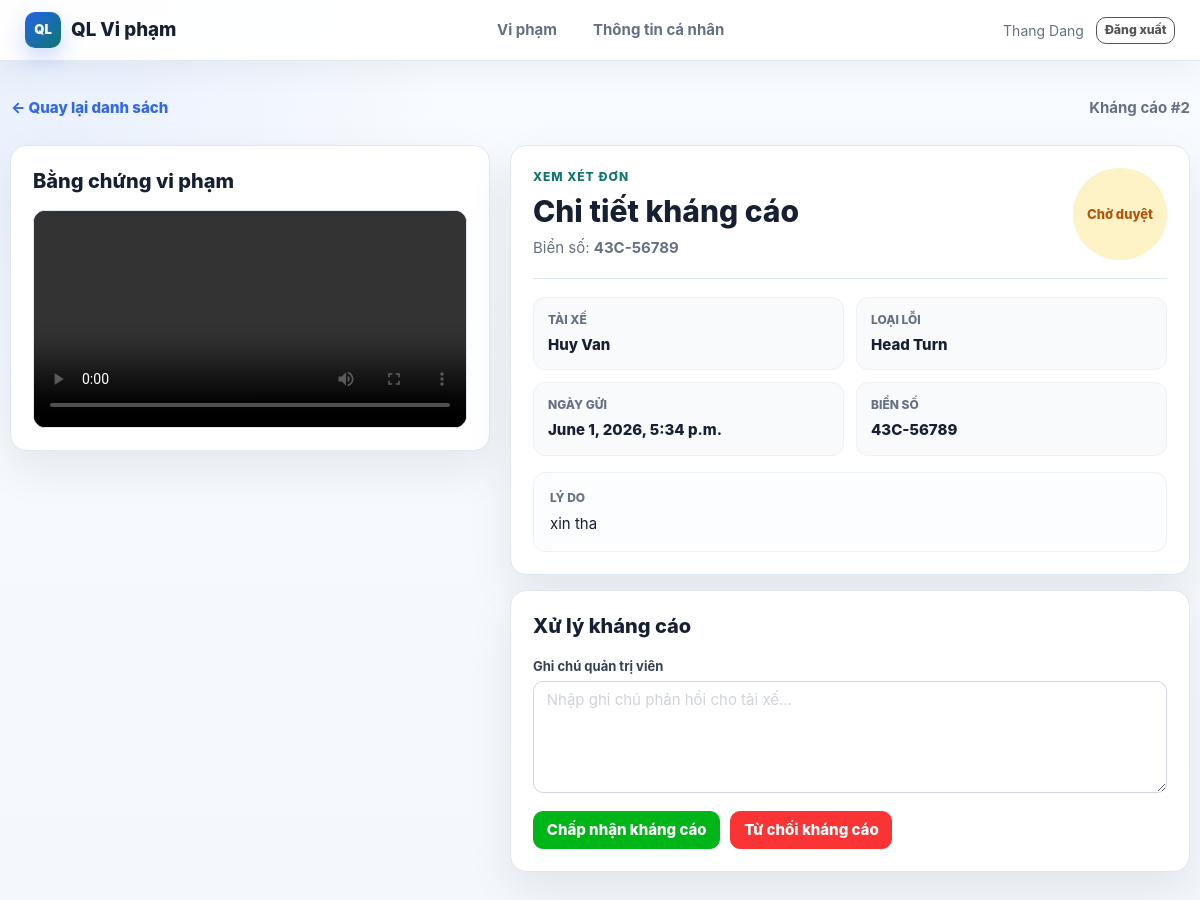
The app's page /violations/admin/appeals/2/ (signed in) with its own data.
### accounts/models.py (models this page shows, shortened)
class Account(AbstractBaseUser):
    first_name = models.CharField(max_length=50)
    last_name = models.CharField(max_length=50)
    username = models.CharField(max_length=50, unique=True)
    email = models.EmailField(max_length=100, unique=True)
    phone_number = models.CharField(max_length=15, blank=True)
    card_uid = models.CharField(max_length=50, unique=True, null=True, blank=True)
    date_joined = models.DateTimeField(auto_now_add=True)
    last_login = models.DateTimeField(auto_now=True)
    is_admin = models.BooleanField(default=False)
    is_staff = models.BooleanField(default=False)
    is_active = models.BooleanField(default=True)
    is_superadmin = models.BooleanField(default=False)
    USERNAME_FIELD = 'email'
    REQUIRED_FIELDS = ['username', 'first_name', 'last_name']
    objects = MyAccountManager()
    def get_full_name(self):
        return f"{self.first_name} {self.last_name}"

### violations/models.py (models this page shows, shortened)
class ViolationAppeal(models.Model):
    violation = models.OneToOneField(
        Violation,
        on_delete=models.CASCADE,
        related_name='appeal'
    )
    driver = models.ForeignKey(Account, on_delete=models.CASCADE)
    reason = models.TextField()
    status = models.CharField(
        max_length=20,
        choices=[
            ('pending', 'Pending'),
            ('approved', 'Approved'),
            ('rejected', 'Rejected'),
        ],
        default='pending'
    )
    admin_note = models.TextField(null=True, blank=True)
    created_at = models.DateTimeField(auto_now_add=True)
    reviewed_at = models.DateTimeField(null=True, blank=True, auto_now=True)

class Violation(models.Model):
    STATUS_CHOICES = [
        ('pending', 'Pending'),
        ('confirmed', 'Confirmed'),
        ('dismissed', 'Dismissed'),
        ('appealed', 'Appealed'),
    ]
    category = models.ForeignKey(Category, on_delete=models.CASCADE)
    reporter = models.ForeignKey(Account, on_delete=models.CASCADE)
    vehicle = models.ForeignKey(Vehicle, on_delete=models.CASCADE)
    title = models.CharField(max_length=200, default="Violation Report")
    description = models.TextField()
    reported_at = models.DateTimeField(auto_now_add=True)
    image = models.ImageField(upload_to='violations/', null=True, blank=True)
    video = models.FileField(upload_to='violations/videos/', null=True, blank=True)
    viewed = models.BooleanField(default=False)
    status = models.CharField(max_length=20, choices=STATUS_CHOICES, default='pending')
    class Meta:
        verbose_name = "Violation"
        verbose_name_plural = "Violations"
        ordering = ['-reported_at']

### vehicles/models.py (models this page shows, shortened)
class Vehicle(models.Model):
    license_plate = models.CharField(max_length=20, unique=True)
    model = models.CharField(max_length=100)
    registration_date = models.DateField()

### categories/models.py (models this page shows, shortened)
class Category(models.Model):
    name = models.CharField(max_length=100)
    description = models.TextField(blank=True, null=True)
    severality_level = models.IntegerField(default=1)
    is_active = models.BooleanField(default=True)
    created_at = models.DateTimeField(auto_now_add=True)
    class Meta:
        verbose_name = "Category"
        verbose_name_plural = "Categories"
        ordering = ['name']

### violations/views.py (the view)
# urls.py: path("admin/appeals/<int:appeal_id>/", views.appeal_review_detail, name="appeal_review_detail"),
@staff_member_required
def appeal_review_detail(request, appeal_id):
    appeal = get_object_or_404(
        ViolationAppeal.objects.select_related(
            "violation",
            "driver",
            "violation__category",
            "violation__vehicle",
            "violation__reporter",
        ),
        id=appeal_id,
    )
    context = {
        "appeal": appeal,
        "violation": appeal.violation,
    }
    return render(request, "admin_appeal_detail.html", context)

### categories/context_processors.py (called while the page is built)
def menu_links(request):
    links = Category.objects.all()
    return dict(links=links)

### templates/admin_appeal_detail.html (shortened to what this page needs)
{% extends "base.html" %}  {% block content %}
<div class="detail-toolbar">
  <a href="{% url 'appeal_review_list' %}" class="btn btn-link px-0">
    ← Quay lại danh sách
  </a>
  <span>Kháng cáo #{{ appeal.id }}</span>
</div>
<div class="row">
  <div class="col-lg-5 mb-3">
    <section class="data-card evidence-card">
      <div class="section-title-row">
        <h2>Bằng chứng vi phạm</h2>
      </div>
      {% if violation.video %}
      <video class="evidence-media" controls>
        <source src="{{ violation.video.url }}" />
      </video>
      {% endif %}
    </section>
  </div>
  <div class="col-lg-7">
    <section class="data-card mb-3">
      <div class="detail-head">
        <div>
          <p class="eyebrow">Xem xét đơn</p>
          <h1>Chi tiết kháng cáo</h1>
          <p>Biển số: <strong>{{ violation.vehicle.license_plate }}</strong></p>
        </div>
        {% if appeal.status == "pending" %}
        <span class="status-pill large warning">Chờ duyệt</span>
        {% elif appeal.status == "approved" %}
        <span class="status-pill large success">Đã chấp nhận</span>
        {% else %}
        <span class="status-pill large danger">Đã từ chối</span>
        {% endif %}
      </div>
      <div class="detail-grid">
        <div class="detail-item">
          <span>Tài xế</span>
          <strong>{{ appeal.driver.get_full_name }}</strong>
        </div>
        <div class="detail-item">
          <span>Loại lỗi</span>
          <strong>{{ violation.category.name }}</strong>
        </div>
        <div class="detail-item">
          <span>Ngày gửi</span>
          <strong>{{ appeal.created_at }}</strong>
        </div>
        <div class="detail-item">
          <span>Biển số</span>
          <strong>{{ violation.vehicle.license_plate }}</strong>
        </div>
      </div>
      <div class="note-box">
        <span>Lý do</span>
        <p>{{ appeal.reason }}</p>
      </div>
    </section>
    {% if appeal.status == "pending" %}
    <section class="data-card">
      <div class="section-title-row">
        <h2>Xử lý kháng cáo</h2>
      </div>
      <form method="post" action="{% url 'appeal_review_action' appeal.id %}">
        <div class="form-group">
          <label for="admin_note">Ghi chú quản trị viên</label>
          <textarea
            name="admin_note"
            id="admin_note"
            rows="4"
            class="form-control"
            placeholder="Nhập ghi chú phản hồi cho tài xế..."
          ></textarea>
        </div>
        <div class="form-actions justify-content-start">
          <button
            type="submit"
            name="action"
            value="approve"
            class="btn btn-success"
          >
            Chấp nhận kháng cáo
          </button>
          <button
            type="submit"
            name="action"
            value="reject"
            class="btn btn-danger"
          >
            Từ chối kháng cáo
          </button>
        </div>
      </form>
    </section>
    {% endif %}
  </div>
</div>
{% endblock %}

### templates/base.html (shortened to what this page needs)
{% load static %}
<!doctype html>
<html lang="vi">
  <head>
    <link rel="stylesheet" href="{% static 'css/bootstrap.css' %}" />
    <link rel="stylesheet" href="{% static 'css/ui.css' %}" />
    <link rel="stylesheet" href="{% static 'css/responsive.css' %}" />
  </head>
  <body class="app-shell">
    <nav class="navbar navbar-expand-lg navbar-light app-navbar">
      <div class="container">
        <a class="navbar-brand app-brand" href="{% url 'violation_list' %}">
          <span class="app-brand-mark">QL</span>
          <span>QL Vi phạm</span>
        </a>
        <div class="collapse navbar-collapse" id="mainNavbar">
          <ul class="navbar-nav mr-auto app-nav-links">
            <li
              class="nav-item {% if request.resolver_match.url_name == 'violation_list' %}active{% endif %}"
            >
              <a class="nav-link" href="{% url 'violation_list' %}">Vi phạm</a>
            </li>
            <li
              class="nav-item {% if request.resolver_match.url_name == 'profile' %}active{% endif %}"
            >
              <a class="nav-link" href="{% url 'profile' %}">Thông tin cá nhân</a>
            </li>
          </ul>
          <div class="app-user-area">
            {% if request.user.is_authenticated %}
            <span class="app-user-name">
              {{ request.user.get_full_name|default:request.user.email }}
            </span>
            <a class="btn btn-outline-secondary btn-sm" href="{% url 'logout' %}">
              Đăng xuất
            </a>
            {% else %}
            <a class="btn btn-primary btn-sm" href="{% url 'login' %}">
              Đăng nhập
            </a>
            {% endif %}
          </div>
        </div>
      </div>
    </nav>
    <main class="container app-main">
      {% block content %}{% endblock %}
    </main>
  </body>
</html>

### records on screen
Account: user.get_full_name "Thang Dang"
ViolationAppeal: id "2", driver.get_full_name "Huy Van", created_at "June 1, 2026, 5:34 p.m.", reason "xin tha"
Violation: vehicle.license_plate "43C-56789", category.name "Head Turn"
